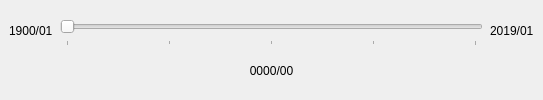
<?xml version="1.0" encoding="UTF-8"?>
<ui version="4.0">
 <class>DockWidget</class>
 <widget class="QDockWidget" name="DockWidget">
  <property name="geometry">
   <rect>
    <x>0</x>
    <y>0</y>
    <width>543</width>
    <height>100</height>
   </rect>
  </property>
  <property name="minimumSize">
   <size>
    <width>333</width>
    <height>100</height>
   </size>
  </property>
  <property name="maximumSize">
   <size>
    <width>524287</width>
    <height>100</height>
   </size>
  </property>
  <property name="windowTitle">
   <string>DockWidget</string>
  </property>
  <widget class="QWidget" name="dockWidgetContents">
   <layout class="QGridLayout" name="gridLayout">
    <property name="topMargin">
     <number>11</number>
    </property>
    <item row="0" column="0">
     <layout class="QVBoxLayout" name="verticalLayout">
      <property name="spacing">
       <number>0</number>
      </property>
      <property name="leftMargin">
       <number>0</number>
      </property>
      <property name="topMargin">
       <number>0</number>
      </property>
      <property name="rightMargin">
       <number>0</number>
      </property>
      <property name="bottomMargin">
       <number>0</number>
      </property>
      <item>
       <layout class="QHBoxLayout" name="horizontalLayout">
        <property name="spacing">
         <number>7</number>
        </property>
        <item>
         <widget class="QLabel" name="label_begin">
          <property name="text">
           <string>1900/01</string>
          </property>
         </widget>
        </item>
        <item>
         <widget class="QSlider" name="horizontalSlider">
          <property name="minimumSize">
           <size>
            <width>0</width>
            <height>30</height>
           </size>
          </property>
          <property name="minimum">
           <number>0</number>
          </property>
          <property name="maximum">
           <number>100</number>
          </property>
          <property name="pageStep">
           <number>1</number>
          </property>
          <property name="tracking">
           <bool>true</bool>
          </property>
          <property name="orientation">
           <enum>Qt::Horizontal</enum>
          </property>
          <property name="tickPosition">
           <enum>QSlider::TicksBelow</enum>
          </property>
          <property name="tickInterval">
           <number>25</number>
          </property>
         </widget>
        </item>
        <item>
         <widget class="QLabel" name="label_end">
          <property name="text">
           <string>2019/01</string>
          </property>
         </widget>
        </item>
       </layout>
      </item>
      <item>
       <widget class="QLabel" name="label_current">
        <property name="text">
         <string>0000/00</string>
        </property>
        <property name="alignment">
         <set>Qt::AlignCenter</set>
        </property>
       </widget>
      </item>
     </layout>
    </item>
   </layout>
  </widget>
 </widget>
 <resources/>
 <connections>
  <connection>
   <sender>horizontalSlider</sender>
   <signal>sliderReleased()</signal>
   <receiver>DockWidget</receiver>
   <slot>on_value_changed()</slot>
   <hints>
    <hint type="sourcelabel">
     <x>199</x>
     <y>52</y>
    </hint>
    <hint type="destinationlabel">
     <x>199</x>
     <y>50</y>
    </hint>
   </hints>
  </connection>
  <connection>
   <sender>horizontalSlider</sender>
   <signal>valueChanged(int)</signal>
   <receiver>DockWidget</receiver>
   <slot>on_value_changed()</slot>
   <hints>
    <hint type="sourcelabel">
     <x>199</x>
     <y>52</y>
    </hint>
    <hint type="destinationlabel">
     <x>199</x>
     <y>50</y>
    </hint>
   </hints>
  </connection>
 </connections>
</ui>
